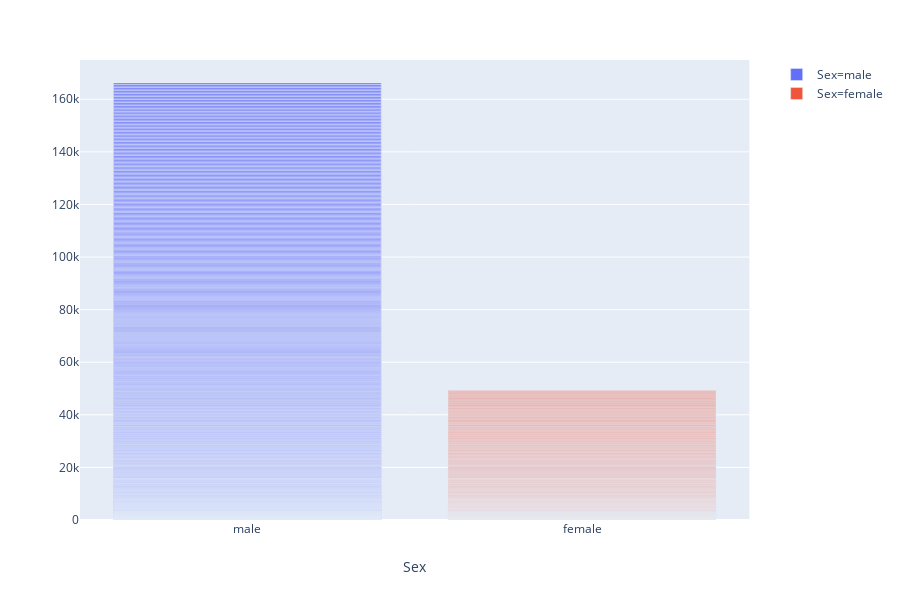

Notebook source saved alongside this figure:
### Code cell
px.bar(x='Sex', color='Sex', data_frame=dados)

### Figure 1 — Plotly figure (JSON) as saved in the notebook; plotly's stock layout.template omitted (floating-point values rounded to 4 significant figures; data arrays with more than 128 entries replaced by an {"elided": "..."} marker saying what was removed)
{"data": [{"alignmentgroup": "True", "hoverlabel": {"namelength": 0}, "hovertemplate": "Sex=%{x}", "legendgroup": "Sex=male", "marker": {"color": "#636efa"}, "name": "Sex=male", "offsetgroup": "Sex=male", "orientation": "v", "showlegend": true, "textposition": "auto", "type": "bar", "x": {"elided": "577 str values"}, "xaxis": "x", "yaxis": "y"}, {"alignmentgroup": "True", "hoverlabel": {"namelength": 0}, "hovertemplate": "Sex=%{x}", "legendgroup": "Sex=female", "marker": {"color": "#EF553B"}, "name": "Sex=female", "offsetgroup": "Sex=female", "orientation": "v", "showlegend": true, "textposition": "auto", "type": "bar", "x": {"elided": "314 str values"}, "xaxis": "x", "yaxis": "y"}], "layout": {"barmode": "relative", "height": 600, "legend": {"tracegroupgap": 0}, "margin": {"t": 60}, "xaxis": {"anchor": "y", "categoryarray": ["male", "female"], "categoryorder": "array", "domain": [0, 0.98], "title": {"text": "Sex"}}, "yaxis": {"anchor": "x", "domain": [0, 1]}}}
